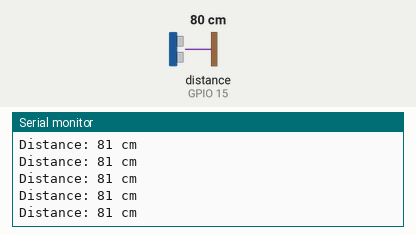
This sketch was run on a simulated ESP32. Parts: the last lines printed to the serial monitor. The inputs (shaded band) are chosen by the test bench; at power-on: distance to the obstacle (sensor on GPIO 15) 80 cm. The echo pulse lasts 58.3 µs per cm; WiFi joins after 1.5 s; servers stay silent unless stated; no MQTT or app messages arrive unless stated.

Above: at 2.7 s.
2.8 s: distance to the obstacle (sensor on GPIO 15) set to 2 cm
At 2.86 s:
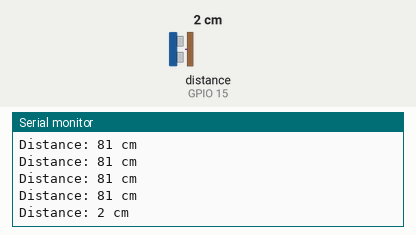
4.3 s: distance to the obstacle (sensor on GPIO 15) set to 4 cm
At 4.3 s:
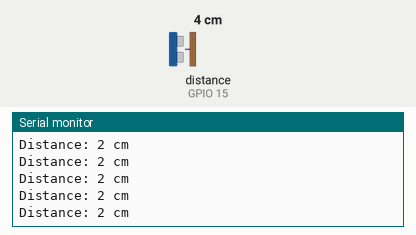
Timing chart, 0 to 7.3 s (numbered marks = the images above; inputs shaded):
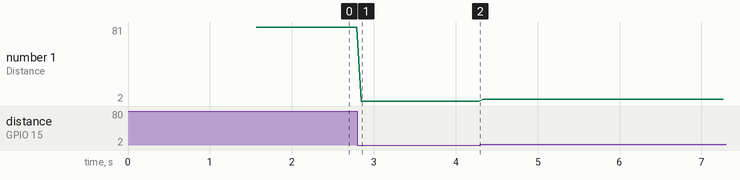

Measured:
- after the input at 2.8 s, the serial monitor: prints a new line after 0.05 s (image 1)
- plotted number 1: 81 → 2 after the input at 2.8 s, 2 → 4 after the input at 4.3 s

The sketch:

esp32.ino
```cpp
#include <WiFi.h>
#include <WiFiClientSecure.h>
#include <PubSubClient.h>
#include <NewPing.h>

// Ultrasonic sensor configuration
#define TRIGGER_PIN 2
#define ECHO_PIN 15
#define MAX_DISTANCE 200

NewPing sonar(TRIGGER_PIN, ECHO_PIN, MAX_DISTANCE);

static const char *root_ca PROGMEM = R"EOF(
-----BEGIN CERTIFICATE-----
MIIFazCCA1OgAwIBAgIRAIIQz7DSQONZRGPgu2OCiwAwDQYJKoZIhvcNAQELBQAw
TzELMAkGA1UEBhMCVVMxKTAnBgNVBAoTIEludGVybmV0IFNlY3VyaXR5IFJlc2Vh
cmNoIEdyb3VwMRUwEwYDVQQDEwxJU1JHIFJvb3QgWDEwHhcNMTUwNjA0MTEwNDM4
WhcNMzUwNjA0MTEwNDM4WjBPMQswCQYDVQQGEwJVUzEpMCcGA1UEChMgSW50ZXJu
ZXQgU2VjdXJpdHkgUmVzZWFyY2ggR3JvdXAxFTATBgNVBAMTDElTUkcgUm9vdCBY
MTCCAiIwDQYJKoZIhvcNAQEBBQADggIPADCCAgoCggIBAK3oJHP0FDfzm54rVygc
h77ct984kIxuPOZXoHj3dcKi/vVqbvYATyjb3miGbESTtrFj/RQSa78f0uoxmyF+
0TM8ukj13Xnfs7j/EvEhmkvBioZxaUpmZmyPfjxwv60pIgbz5MDmgK7iS4+3mX6U
A5/TR5d8mUgjU+g4rk8Kb4Mu0UlXjIB0ttov0DiNewNwIRt18jA8+o+u3dpjq+sW
T8KOEUt+zwvo/7V3LvSye0rgTBIlDHCNAymg4VMk7BPZ7hm/ELNKjD+Jo2FR3qyH
B5T0Y3HsLuJvW5iB4YlcNHlsdu87kGJ55tukmi8mxdAQ4Q7e2RCOFvu396j3x+UC
B5iPNgiV5+I3lg02dZ77DnKxHZu8A/lJBdiB3QW0KtZB6awBdpUKD9jf1b0SHzUv
KBds0pjBqAlkd25HN7rOrFleaJ1/ctaJxQZBKT5ZPt0m9STJEadao0xAH0ahmbWn
OlFuhjuefXKnEgV4We0+UXgVCwOPjdAvBbI+e0ocS3MFEvzG6uBQE3xDk3SzynTn
jh8BCNAw1FtxNrQHusEwMFxIt4I7mKZ9YIqioymCzLq9gwQbooMDQaHWBfEbwrbw
qHyGO0aoSCqI3Haadr8faqU9GY/rOPNk3sgrDQoo//fb4hVC1CLQJ13hef4Y53CI
rU7m2Ys6xt0nUW7/vGT1M0NPAgMBAAGjQjBAMA4GA1UdDwEB/wQEAwIBBjAPBgNV
HRMBAf8EBTADAQH/MB0GA1UdDgQWBBR5tFnme7bl5AFzgAiIyBpY9umbbjANBgkq
hkiG9w0BAQsFAAOCAgEAVR9YqbyyqFDQDLHYGmkgJykIrGF1XIpu+ILlaS/V9lZL
ubhzEFnTIZd+50xx+7LSYK05qAvqFyFWhfFQDlnrzuBZ6brJFe+GnY+EgPbk6ZGQ
3BebYhtF8GaV0nxvwuo77x/Py9auJ/GpsMiu/X1+mvoiBOv/2X/qkSsisRcOj/KK
NFtY2PwByVS5uCbMiogziUwthDyC3+6WVwW6LLv3xLfHTjuCvjHIInNzktHCgKQ5
ORAzI4JMPJ+GslWYHb4phowim57iaztXOoJwTdwJx4nLCgdNbOhdjsnvzqvHu7Ur
TkXWStAmzOVyyghqpZXjFaH3pO3JLF+l+/+sKAIuvtd7u+Nxe5AW0wdeRlN8NwdC
jNPElpzVmbUq4JUagEiuTDkHzsxHpFKVK7q4+63SM1N95R1NbdWhscdCb+ZAJzVc
oyi3B43njTOQ5yOf+1CceWxG1bQVs5ZufpsMljq4Ui0/1lvh+wjChP4kqKOJ2qxq
4RgqsahDYVvTH9w7jXbyLeiNdd8XM2w9U/t7y0Ff/9yi0GE44Za4rF2LN9d11TPA
mRGunUHBcnWEvgJBQl9nJEiU0Zsnvgc/ubhPgXRR4Xq37Z0j4r7g1SgEEzwxA57d
emyPxgcYxn/eR44/KJ4EBs+lVDR3veyJm+kXQ99b21/+jh5Xos1AnX5iItreGCc=
-----END CERTIFICATE-----
)EOF";

// Replace with your network credentials
const char* ssid = "NodeMCU";
const char* password = "12345678";

// Replace with your Hive MQTT broker details
const char* mqttServer = "a5da1b92468e4cd6b6dd31c7909a5cc6.s2.eu.hivemq.cloud";
const int mqttPort = 8883;

// Replace with your Hive MQTT credentials
const char* mqttUsername = "admin";
const char* mqttPassword = "Admin1234";

WiFiClientSecure espClient;
PubSubClient client(espClient);

void setup() {
  Serial.begin(115200);
  setupWifi();
  espClient.setCACert(root_ca);
  client.setServer(mqttServer, mqttPort);
  //client.setCallback(callback);
}

void loop() {
  delay(50);

  unsigned int distance = sonar.ping_cm();
  Serial.print("Distance: ");
  Serial.print(distance);
  Serial.println(" cm");
if (client.connected()) {
    String payload = String(distance);
    client.publish("floodsentry/ultrasonic", payload.c_str());
  } else {
    Serial.println("MQTT connection lost. Reconnecting...");
    reconnect();
  }
  //client.loop();
}

void setupWifi() {
  delay(10);
  Serial.println();
  Serial.print("Connecting to ");
  Serial.println(ssid);
  WiFi.begin(ssid, password);
  while (WiFi.status() != WL_CONNECTED) {
    delay(500);
    Serial.print(".");
  }
  Serial.println("");
  Serial.println("WiFi connected");
  Serial.println("IP address: ");
  Serial.println(WiFi.localIP());
}

void reconnect() {
  while (!client.connected()) {
    Serial.print("Attempting MQTT connection...");
    if (client.connect("ESP32Client", mqttUsername, mqttPassword)) {
      Serial.println("connected");
      client.subscribe("floodsentry/ultrasonic");
    } else {
      Serial.print("failed, rc=");
      Serial.print(client.state());
      Serial.println(" try again in 5 seconds");
      delay(5000);
    }
  }
}

void callback(char* topic, byte* payload, unsigned int length) {
  Serial.print("Message received on topic: ");
  Serial.println(topic);
  Serial.print("Message: ");
  for (int i = 0; i < length; i++) {
    Serial.print((char)payload[i]);
  }
  Serial.println();
}
```
